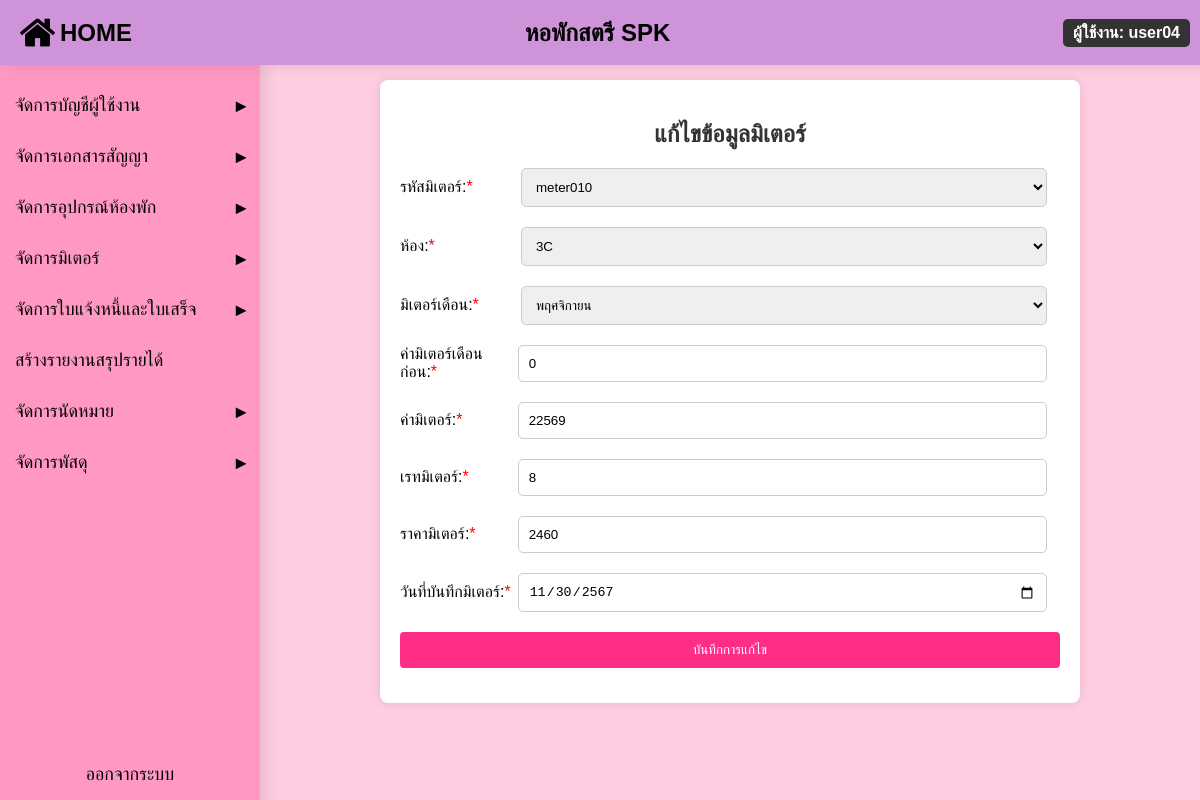
Page /edit_meter.php?meter_id=meter010 (signed in) on the committed database.
### tables this page shows
CREATE TABLE `meter` (
  `meter_id` varchar(11) NOT NULL,
  `room_id` varchar(11) NOT NULL,
  `meter_month` varchar(11) NOT NULL,
  `meter_value` varchar(11) NOT NULL,
  `meter_rate` varchar(11) NOT NULL,
  `meter_price` varchar(11) NOT NULL,
  `meter_date` date NOT NULL
);

### edit_meter.php (the view, shortened to what this page needs)
<?php
include('condb.php');
if (isset($_GET['meter_id']) || $_SERVER['REQUEST_METHOD'] == 'POST') {
    $meter_id = $_GET['meter_id'] ?? $_POST['meter_id'];
    $sql = "SELECT * FROM meter WHERE meter_id = ?";
    $stmt = $conn->prepare($sql);
    $stmt->bind_param("s", $meter_id);
    $stmt->execute();
    $result = $stmt->get_result();
    $meter = $result->fetch_assoc();
}
if (isset($meter['room_id']) && isset($meter['meter_date'])) {
    $prev_query = "SELECT meter_value FROM meter
        WHERE room_id = ?
        AND meter_date < ?
        ORDER BY meter_date DESC
        LIMIT 1";
    $stmt_prev = $conn->prepare($prev_query);
    $stmt_prev->bind_param("ss", $meter['room_id'], $meter['meter_date']);
    $stmt_prev->execute();
    $prev_result = $stmt_prev->get_result();
    $prev_meter_value = $prev_result->fetch_assoc()['meter_value'] ?? 0;
} else {
    $prev_meter_value = 0;
}
?>
<!DOCTYPE html>
<html lang="th">
<head>
</head>
<body>
    <?php include('admin_sidebar.php'); ?>
    <div class="content">
        <h2>แก้ไขข้อมูลมิเตอร์</h2>
        <form method="post" action="">
            <div class="form-group">
                <label for="meter_id">รหัสมิเตอร์:<span style="color: red;">*</span></label>
                <select name="meter_id" id="meter_id" onchange="location.href='edit_meter.php?meter_id=' + this.value" required>
                    <?php
                    $sql_meter = "SELECT meter_id FROM meter";
                    $result_meter = $conn->query($sql_meter);
                    while ($row_meter = $result_meter->fetch_assoc()) {
                        $selected = (isset($meter) && $row_meter['meter_id'] == $meter['meter_id']) ? 'selected' : '';
                        echo "<option value='{$row_meter['meter_id']}' $selected>{$row_meter['meter_id']}</option>";
                    }
                    ?>
                </select>
            </div>
            <div class="form-group">
                <label for="room_id">ห้อง:<span style="color: red;">*</span></label>
                <select name="room_id" id="room_id" onchange="calculateMeterPrice()" required>
                    <?php
                    $sql_room = "SELECT room_id FROM room";
                    $result_room = $conn->query($sql_room);
                    while ($row_room = $result_room->fetch_assoc()) {
                        $selected = (isset($meter) && $row_room['room_id'] == $meter['room_id']) ? 'selected' : '';
                        echo "<option value='{$row_room['room_id']}' $selected>{$row_room['room_id']}</option>";
                    }
                    ?>
                </select>
            </div>
            <div class="form-group">
                <label for="meter_month">มิเตอร์เดือน:<span style="color: red;">*</span></label>
                <?php $meter_months = ['01' => 'มกราคม', '02' => 'กุมภาพันธ์', '03' => 'มีนาคม', '04' => 'เมษายน',
                                 '05' => 'พฤษภาคม', '06' => 'มิถุนายน', '07' => 'กรกฎาคม', '08' => 'สิงหาคม',
                                 '09' => 'กันยายน', '10' => 'ตุลาคม', '11' => 'พฤศจิกายน', '12' => 'ธันวาคม'];
                echo '<select name="meter_month" id="meter_month" required>';
                $meter_month_value = array_search($meter['meter_month'], $meter_months);
                    foreach ($meter_months as $value => $label) {
                    echo "<option value=\"$value\" " . ($value === $meter_month_value ? 'selected' : '') . ">$label</option>";
                }
                echo '</select>';
                ?>
            </div>
            <div class="form-group">
                <label for="prev_meter_value">ค่ามิเตอร์เดือนก่อน:<span style="color: red;">*</span></label>
                <input type="text" id="prev_meter_value" value="<?php echo $prev_meter_value; ?>" readonly>
            </div>
            <div class="form-group">
                <label for="meter_value">ค่ามิเตอร์:<span style="color: red;">*</span></label>
                <input type="text" name="meter_value" id="meter_value" value="<?php echo isset($meter['meter_value']) ? $meter['meter_value'] : ''; ?>" oninput="calculateMeterPrice()" required>
            </div>
            <div class="form-group">
                <label for="meter_rate">เรทมิเตอร์:<span style="color: red;">*</span></label>
                <input type="text" name="meter_rate" id="meter_rate" value="<?php echo isset($meter['meter_rate']) ? $meter['meter_rate'] : ''; ?>" oninput="calculateMeterPrice()" required>
            </div>
            <div class="form-group">
                <label for="meter_price">ราคามิเตอร์:<span style="color: red;">*</span></label>
                <input type="text" name="meter_price" id="meter_price" value="<?php echo isset($meter['meter_price']) ? $meter['meter_price'] : ''; ?>" readonly>
            </div>
            <div class="form-group">
                <label for="meter_date">วันที่บันทึกมิเตอร์:<span style="color: red;">*</span></label>
                <input type="date" name="meter_date" id="meter_date" value="<?php echo isset($meter['meter_date']) ? date('Y-m-d', strtotime($meter['meter_date'])) : ''; ?>" required>
            </div>
            <input type="submit" class="submit-btn" value="บันทึกการแก้ไข">
        </form>
    </div>
</body>
</html>

### edit_meter.php (style rules this page uses)
body { font-family: Arial, sans-serif; background-color: #f0f0f0; padding: 50px; display: flex; justify-content: center; align-items: flex-start; }
.content { width: 60%; background: white; padding: 20px; border-radius: 8px; box-shadow: 0 0 10px rgba(0, 0, 0, 0.1); margin-top: 30px; }
h2 { text-align: center; color: #333; }
.form-group { display: flex; align-items: center; margin-bottom: 20px; width: 98%; }
.form-group label { width: 150px; }
input[type="text"], input[type="date"], select { padding: 10px; border: 1px solid #ccc; border-radius: 5px; width: 100%; }
.submit-btn { background-color: #fe2d85; color: white; padding: 10px 15px; border: none; border-radius: 4px; cursor: pointer; width: 100%; margin-bottom: 15px; }

### admin_sidebar.php (style rules this page uses)
body { margin: 0; font-family: Arial, sans-serif; background-color: #ffcce1; }
.content { margin-left: 260px; padding-top: 80px; padding: 20px; }

### rows in the picture
meter: meter_month "พฤศจิกายน", meter_value "22569", meter_rate "8", meter_price "2460", meter_date "11/30/2567"

### other values in the picture
$_SESSION['username'] "user04"
form field meter_id "meter010"
form field room_id "3C"
